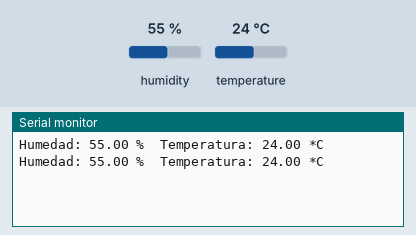
The sketch below on a simulated Arduino Uno, built with avr-gcc and run on an emulated ATmega328P. On the bench: the last lines printed to the serial monitor. The inputs (shaded band) are chosen by the test bench; at power-on: humidity 55 %, temperature 24 °C.

Above: at 2.8 s.
2.9 s: humidity set to 22 %
At 4.4 s:
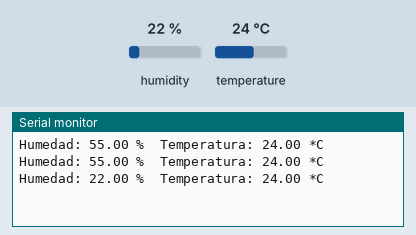
5.6 s: temperature set to 12 °C
At 7.3 s:
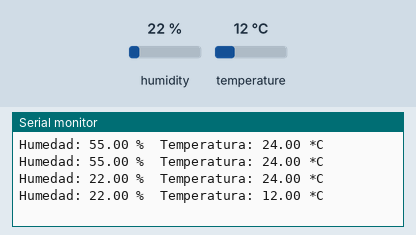
8.3 s: humidity set to 40 %
At 10.9 s:
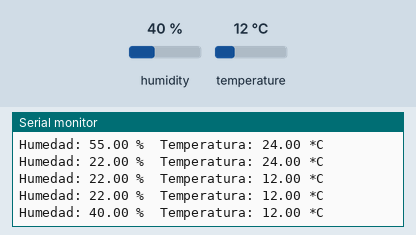
Timing chart, 0 to 12.4 s (numbered marks = the images above; inputs shaded):
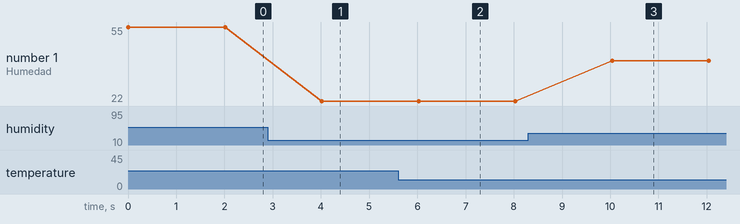

The sketch:

DHT22.ino
```cpp
#include "DHT.h"

#define DHTPIN 4
#define DHTTYPE DHT22

DHT dht(DHTPIN, DHTTYPE);


void setup() {
  // put your setup code here, to run once:
  Serial.begin(115200);
  dht.begin();
}

void loop() {
  // put your main code here, to run repeatedly:
  float h = dht.readHumidity();
  float t = dht.readTemperature();

  Serial.print("Humedad: ");
  Serial.print(h);
  Serial.print(" %\t");
  Serial.print("Temperatura: ");
  Serial.print(t);
  Serial.println(" *C");

  delay(2000);

}
```

Measured:
- after the input at 2.9 s, the serial monitor: prints a new line after 1.1 s (image 1)
- after the input at 5.6 s, the serial monitor: prints a new line after 0.42 s (image 2)
- after the input at 8.3 s, the serial monitor: prints a new line after 1.7 s (image 3)
- plotted number 1: 55 → 22 after the input at 2.9 s, 22 → 40 after the input at 8.3 s
